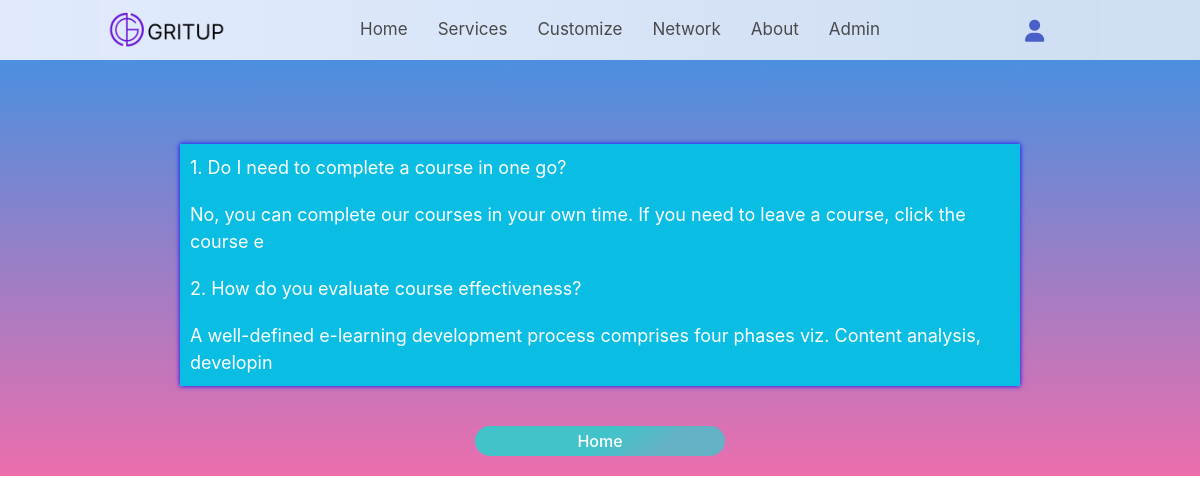
Page /viewfaq.php on the committed database.
### tables this page shows
CREATE TABLE `faq` (
  `id` int(11) NOT NULL,
  `question` varchar(500) NOT NULL,
  `answer` varchar(2000) NOT NULL
);

### viewfaq.php (the view, shortened to what this page needs)
<!DOCTYPE html>
<html lang="en"
  xmlns:th="http://www.thymeleaf.org"
>
<head>
    <link type="text/css" href="css/network.css" rel="stylesheet" />
    <link rel="stylesheet" href="https://cdn.jsdelivr.net/npm/bulma@0.9.4/css/bulma.min.css">
    <link
      rel="stylesheet"
      href="https://cdnjs.cloudflare.com/ajax/libs/font-awesome/6.0.0-beta3/css/all.min.css"
    />
    <link href='https://unpkg.com/boxicons@2.1.1/css/boxicons.min.css' rel='stylesheet'>
    <link
    rel="stylesheet"
    href="https://cdnjs.cloudflare.com/ajax/libs/font-awesome/6.0.0-beta3/css/all.min.css"
  />
</head>
<body>
    <nav>
        <div class="nav-bar">
            <span class="logo navLogo" id="ggg"><a href="#"><img src="./assests/logo1.png" style="height: 35px;margin-top: 10px;"></a></span>
            <div class="menu">
                <ul class="nav-links">
                <li><a href="index.html" >Home</a></li>
                    <li><a href="#services">Services</a></li>
                    <li><a href="personalized.html">Customize</a></li>
                    <li><a href="network.html">Network</a></li>
                    <li><a href="#ab">About</a></li>
                    <li><a href="login.php">Admin</a></li>
               </ul>
            </div>
            <div class="darkLight-searchBox">
                <div class="dark-light" style="margin-bottom: 20px;"><a href="Profile.html">
                    <i class="fa-solid fa-user"></i></a>
                </div>
                <div class="searchBox">
                   <div class="searchToggle">
                   </div>
                </div>
            </div>
        </div>
    </nav>
    <br><br><br><br><br><br>
    <div>
    <table border="0" align="center" width="70%" cellspacing="10" cellpadding="10">
    <?php
    $con = mysqli_connect("localhost","root","","gritup");
    $q = "select * from faq";
    $r = mysqli_query($con,$q);
    $i=1;
    while($d = mysqli_fetch_assoc($r)){
        echo "<tr>";
        echo "<td>".$i++.". " .$d['question']."</td></tr>";
        echo "<tr><td>".$d['answer']."</td>";
        echo "</tr>";
    }
    ?>
</table>
</div>
<div class="home">
    <button type="button" class="Home"><a href="index.html">Home</a></button>
</div>
</body>
</html>

### css/network.css (style rules this page uses)
.home { margin-top: 40px; display: flex; justify-content: center; }
nav { position: fixed; top: 0; left: 0; height: 60px; width: 100%; background-image: linear-gradient(to right, #e0eafc, #cfdef3); z-index: 100; scroll-behavior: smooth; }
nav .nav-bar { position: relative; height: 100%; max-width: 1000px; width: 100%; background-image: linear-gradient(to right, #e0eafc, #cfdef3); margin: 0 auto; display: flex; align-items: center; justify-content: space-between; }
nav .nav-bar .logo a { font-size: 25px; font-weight: 500; color: var(--text-color); text-decoration: none; }
.nav-bar .nav-links { display: flex; align-items: center; }
.nav-bar .nav-links li { margin: 0 5px; list-style: none; }
.nav-links li a { position: relative; font-size: 17px; font-weight: 400; color: var(--text-color); text-decoration: none; padding: 10px; }
.nav-links li a::before { content: ""; position: absolute; left: 50%; bottom: 0; transform: translateX(-50%); height: 6px; width: 6px; border-radius: 50%; background-color: var(--text-color); opacity: 0; transition: all 0.3s ease; }
.nav-bar .darkLight-searchBox { display: flex; align-items: center; }
.darkLight-searchBox .dark-light, .darkLight-searchBox .searchToggle { height: 40px; width: 40px; display: flex; align-items: center; justify-content: center; margin: 0 5px; }
.dark-light i, .searchToggle i { position: absolute; color: var(--text-color); font-size: 22px; cursor: pointer; transition: all 0.3s ease; }
.searchBox { position: relative; }
.darkLight-searchBox { display: flex; justify-content: end; }
#ggg { display: flex; justify-content: start; }
.Home { justify-items: center; border: 0; border-radius: 15px; width: 250px; background: linear-gradient( 140deg, #42c3ca 0%, #42c3ca 50%, #42c3cac7 75% ) !important; color: #fff; font-weight: 500; font-size: 1rem; padding: 5px 16px; margin-bottom: 20px; }
.Home a { color: #fff; }
body { background-image: linear-gradient(#3494e6, #ec6ead); }

### viewfaq.php (style rules this page uses)
td { padding:10px; }
table { font-size:18px; background-color:#0abde3; color:white; box-shadow:0px 0px 5px blue; }

### rows in the picture
faq: question "Do I need to complete a course in one go?", answer "No, you can complete our courses in your own time. If you need to leave a course, click the course e"
faq: question "How do you evaluate course effectiveness?", answer "A well-defined e-learning development process comprises four phases viz. Content analysis, developin"
